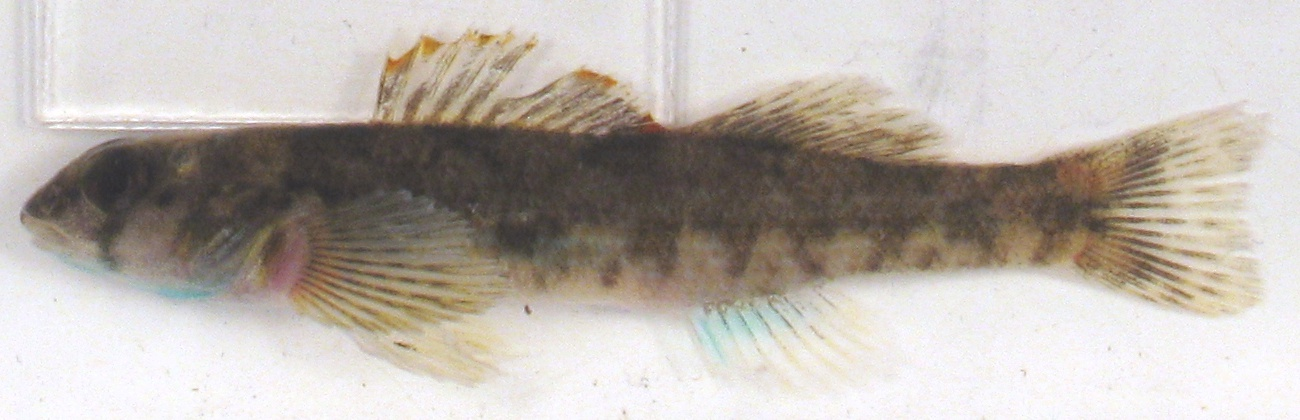
#> input picture pred/img/INS12 (19).jpg, 1300 x 420 px, given as the content of the folder annotate/Crope, which was not available
$ python core.py
#> lines starting #> are read from the running program, lines starting #| are printed output that depends on the picture; after the words box and inside, x2 and y2 are one past the last pixel; in counts of white or black regions, pixels touching at a corner belong together; pictures that were not available may be replaced by others from this repository, and a replacement may not be noted
### PWSegmentation.py
import os
import numpy as np
import cv2
from sklearn.ensemble import RandomForestClassifier

def get_spaced_colors(n):
    max_value = 16581375  # 255**3
    interval = int(max_value / n)
    colors = [hex(I)[2:].zfill(6) for I in range(0, max_value, interval)]

    return [(int(i[:2], 16), int(i[2:4], 16), int(i[4:], 16)) for i in colors]

def imread_binary(path):
    img = cv2.imread(path, 0)
    ret, bin = cv2.threshold(img, 100, 255, cv2.THRESH_BINARY)
    return(bin)

class PWSegmentation():

    def __init__(self, img_rep, bin_rep_list, class_names, resize, model=None):
#> called with img_rep = 'annotate/Crope', resize = 0.25
        self.resize = resize
        self.img_names = np.asarray(os.listdir(img_rep))

        is_complete = np.repeat(True, self.img_names.shape[0])
        for bin_rep in bin_rep_list:
            bin_img_list = np.asarray(os.listdir(bin_rep))
            is_complete = is_complete & np.isin(self.img_names, bin_img_list)
#> pass 2 of the loop in __init__, `for bin_rep in bin_rep_list:`:
#> pass 3 of the loop in __init__, `for bin_rep in bin_rep_list:`:
#> the loop made 8 passes; the first 3 are shown

        self.img_names = self.img_names[is_complete]
        self.class_names = class_names
        self.img_rep = img_rep
        self.bin_rep_list = bin_rep_list
        self.data = None
        self.model = model

        print("Valid obs:")
        print(self.img_names)
        print("Class names")
        print(class_names)

    def concat_data(self):
        img_list = [cv2.resize(cv2.imread(self.img_rep + "/" + img_name), (0, 0), fx=self.resize, fy=self.resize)
                    for img_name in self.img_names]
#> img_list = 1 item

        tab = []

        for i in range(len(self.img_names)):
            mask_list = [((cv2.resize(imread_binary(bin_rep + "/" + self.img_names[i]), (img_list[i].shape[1], img_list[i].shape[0]), cv2.INTER_NEAREST))).reshape(-1)
                         for bin_rep in self.bin_rep_list]
#> in imread_binary, `img = cv2.imread(path, 0)`:
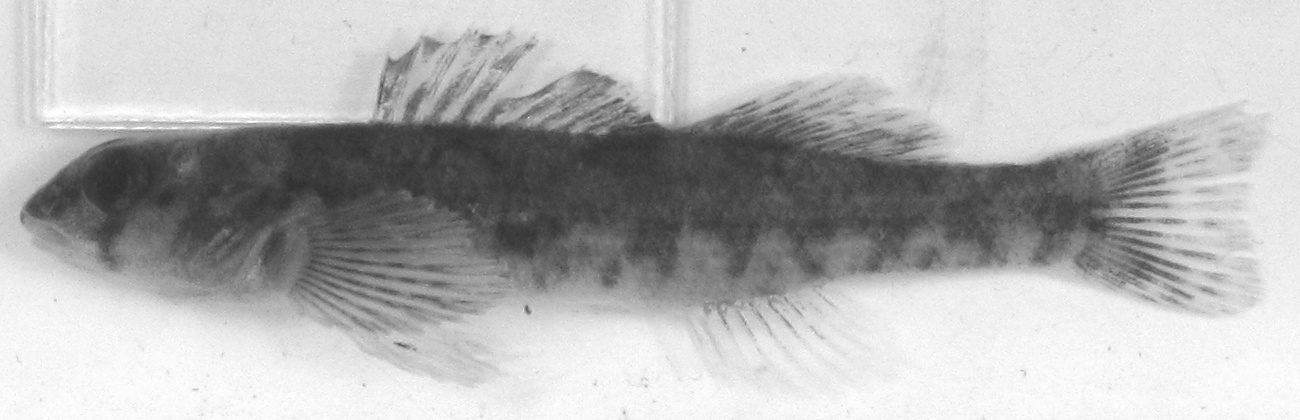
#> img: shape (420, 1300); min 45, max 255, mean 181.6
#> in imread_binary, `ret, bin = cv2.threshold(img, 100, 255, cv2.THRESH_BINARY)`:
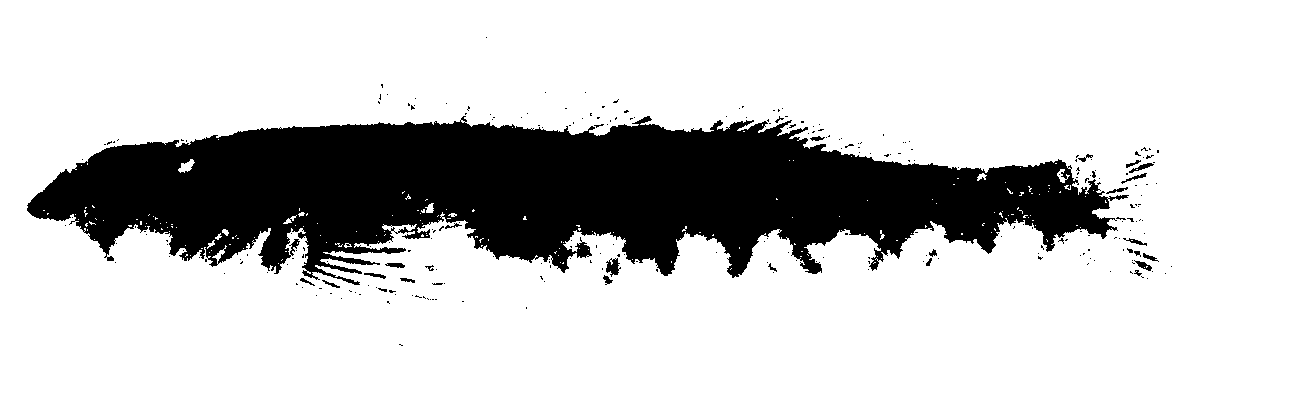
#> bin: shape (420, 1300); 79.8% white; 271 black regions (245 under 20 px), largest, box (x1, y1, x2, y2) and area: (27, 116, 1129, 285) 108083, (606, 258, 621, 277) 164, (1129, 163, 1154, 173) 86
#> mask_list = 8 items

            annotate = np.repeat(self.class_names[0], len(mask_list[0]))
            for j in range(len(mask_list)):
                annotate[mask_list[j] > 100] = self.class_names[j]
#> this loop made 8 passes

            img_list[i] = cv2.cvtColor(img_list[i], cv2.COLOR_BGR2HSV)
            hue = img_list[i][:, :, 0].reshape(-1)
            saturation = img_list[i][:, :, 1].reshape(-1)
            value = img_list[i][:, :, 2].reshape(-1)
            posx = (np.array([np.arange(img_list[i].shape[0]), ] * img_list[i].shape[1]).transpose() - img_list[i].shape[0] / 2).reshape(-1)
            posy = (np.array([np.arange(img_list[i].shape[1]), ] * img_list[i].shape[0]) - img_list[i].shape[1] / 2).reshape(-1)

            tab.append(np.vstack([annotate, hue, saturation, value, posx, posy]).transpose())

        self.data = np.vstack(tab)

    def train(self, ntrees=20, max_depth=10):
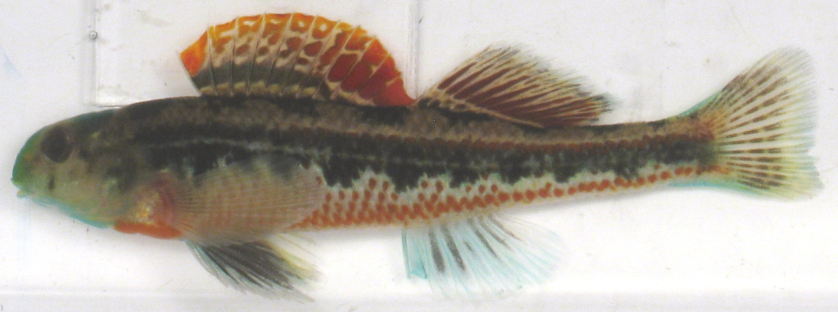
#> input picture pred/img/BAR12 (6).jpg, 1676 x 624 px (shown at 1/2 size)
        if self.data is None:
            self.concat_data()
        X = self.data[:, np.arange(6) != 0]
        y = self.data[:, 0]
        self.model = RandomForestClassifier(n_estimators=ntrees, max_depth=max_depth, random_state=0, oob_score=True)
        self.model.fit(X, y)
        print("OOB Score:/n")
        print(self.model.oob_score_ )

    def predict(self, img, display=True):
#> called with display = True
        if self.train is None:
            self.train()

        img_hsv = cv2.cvtColor(cv2.resize(img, (0, 0), fx=self.resize, fy=self.resize), cv2.COLOR_BGR2HSV)
#> img_hsv: shape (156, 419, 3); mean H, S, V 46.7, 34.6, 181.9
#> img is the input picture: shape (624, 1676, 3); mean B, G, R 163.8, 173.7, 180.3
        hue = img_hsv[:, :, 0].reshape(-1)
        saturation = img_hsv[:, :, 1].reshape(-1)
        value = img_hsv[:, :, 2].reshape(-1)
        posx = (np.array([np.arange(img_hsv.shape[0]), ] * img_hsv.shape[1]).transpose() - img_hsv.shape[0] / 2).reshape(-1)
        posy = (np.array([np.arange(img_hsv.shape[1]), ] * img_hsv.shape[0]) - img_hsv.shape[1] / 2).reshape(-1)

        X = np.vstack([ hue, saturation, value, posx, posy]).transpose()
        y = self.model.predict(X)

        bin_img_predict = [cv2.cvtColor(((y == name).astype('uint8') * 255).reshape(img_hsv.shape[0:2]), cv2.COLOR_GRAY2BGR) for name in self.class_names]
#> bin_img_predict = 8 items
        bin_img_resize = [cv2.resize(bin, (img.shape[1], img.shape[0]), cv2.INTER_NEAREST) for bin in bin_img_predict]
#> bin_img_resize = 8 items

        result = np.zeros(bin_img_predict[0].shape).astype('uint8')
        colors = get_spaced_colors(len(self.class_names)+1)

        for i in range(len(self.class_names)):
            result[np.where((bin_img_predict[i] == [255, 255, 255]).all(axis=2))] = list(colors[i+1])

        result = cv2.cvtColor(result, cv2.COLOR_RGB2BGR)
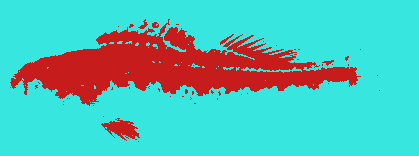
#> result: shape (156, 419, 3); mean R, G, B 86.3, 187.2, 182.5
        result = cv2.resize(result, (img.shape[1], img.shape[0]), cv2.INTER_NEAREST)
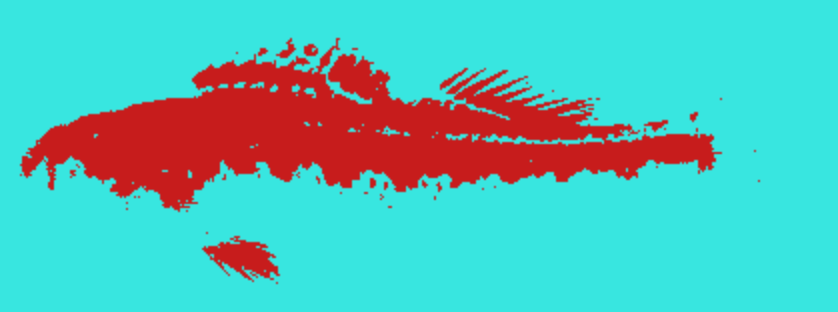
#> result: shape (624, 1676, 3) (shown at 1/2 size); mean R, G, B 86.3, 187.2, 182.5

        if display:
            cv2.namedWindow("test", cv2.WINDOW_AUTOSIZE)
            cv2.imshow("test", result)
            cv2.waitKey(0)

        return(bin_img_resize, result)

### core.py
from PWSegmentation import PWSegmentation
import cv2
import os

seg = PWSegmentation("annotate/Crope",
             ["annotate/class_dors_2",
              "annotate/class_anna",
              "annotate/class_back",
              "annotate/class_body",
              "annotate/class_dors_1",
              "annotate/class_caud",
              "annotate/class_pect",
              "annotate/class_pelvi"],
             ["dors_2",
              "anna",
              "back",
              "body",
              "dors_1",
              "caud",
              "pect",
              "pelvi"],
             1/4
             )


seg.concat_data()
seg.train(ntrees=40)
bin_img_predict = seg.predict(cv2.imread("pred/img/BAR12 (6).jpg"))

img_name = os.listdir("pred/img/")

for i in range(len(img_name)):
    print("pred/img/" + img_name[i])
    mask_list, summary = seg.predict(cv2.imread("pred/img/" + img_name[i]), display=False)
#> mask_list = 8 items
    cv2.imwrite("pred/class_dors_2/" + img_name[i] + ".jpg", mask_list[0])
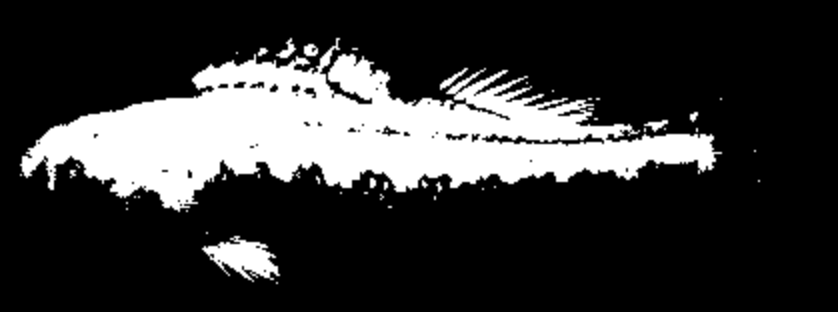
#> saved as BAR12 (6).jpg.jpg: shape (624, 1676, 3) (shown at 1/2 size); min 0, max 255, mean 54
    cv2.imwrite("pred/class_anna/" + img_name[i] + ".jpg", mask_list[1])
    cv2.imwrite("pred/class_back/" + img_name[i] + ".jpg", mask_list[2])
    cv2.imwrite("pred/class_body/" + img_name[i] + ".jpg", mask_list[3])
    cv2.imwrite("pred/class_dors_1/" + img_name[i] + ".jpg", mask_list[4])
    cv2.imwrite("pred/class_caud/" + img_name[i] + ".jpg", mask_list[5])
    cv2.imwrite("pred/class_pect/" + img_name[i] + ".jpg", mask_list[6])
    cv2.imwrite("pred/class_pelvi/" + img_name[i] + ".jpg", mask_list[7])
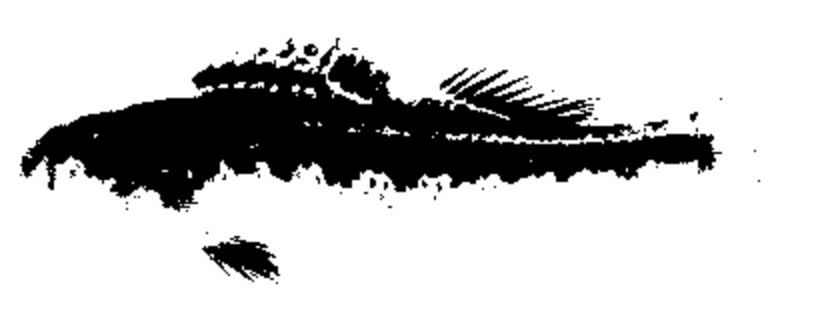
#> saved as BAR12 (6).jpg.jpg: shape (624, 1676, 3) (shown at 1/2 size); min 0, max 255, mean 200.9
    cv2.imwrite("pred/summary/" + img_name[i] + ".jpg", summary)
#> pass 2 of the loop `for i in range(len(img_name)):`:
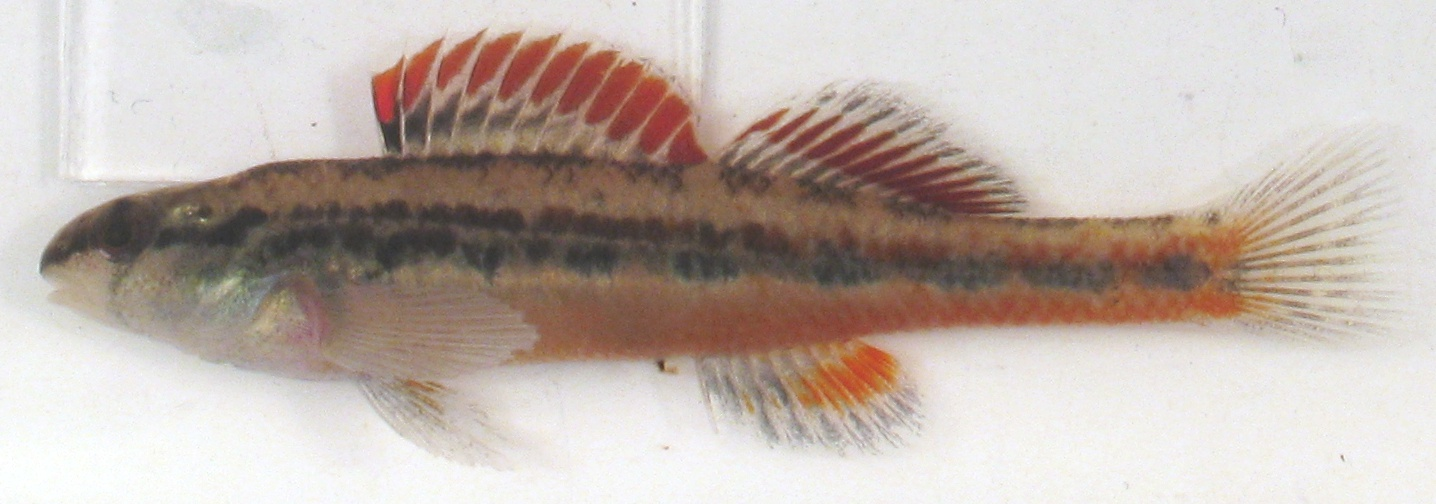
#> input picture pred/img/CRV12 (11).jpg, 1436 x 504 px
#> img_hsv: shape (126, 359, 3); mean H, S, V 42.7, 36, 193.1
#> in predict, img is the input picture: shape (504, 1436, 3); mean B, G, R 172.8, 179.9, 192.5
#> in predict (call 3), `result = cv2.resize(result, (img.shape[1], img.shape[0]), cv2.INTER_NE..`:
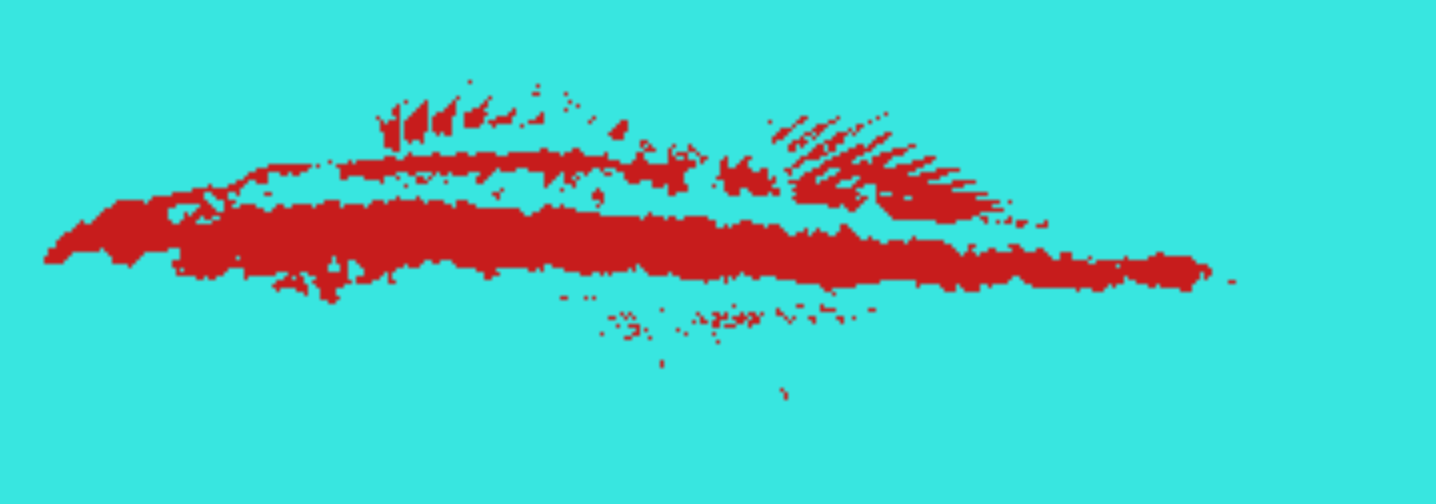
#> result: shape (504, 1436, 3); mean R, G, B 73.1, 205.8, 200.6
#> `cv2.imwrite("pred/class_pelvi/" + img_name[i] + ".jpg", mask_list[7])`:
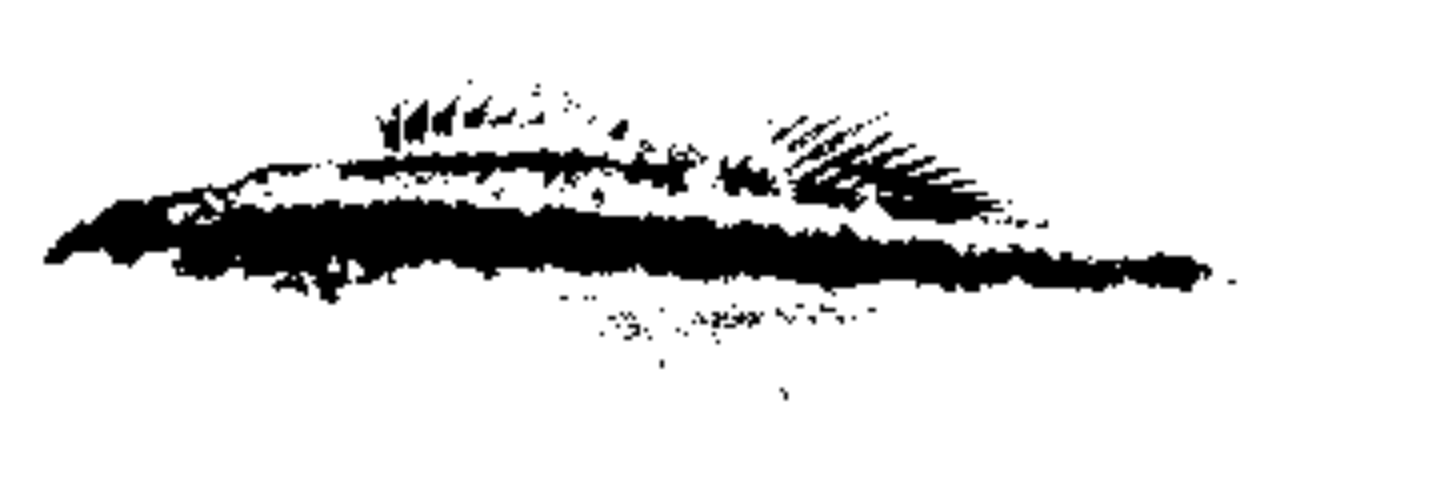
#> saved as CRV12 (11).jpg.jpg: shape (504, 1436, 3); min 0, max 255, mean 224.5
#> pass 3 of the loop `for i in range(len(img_name)):`:
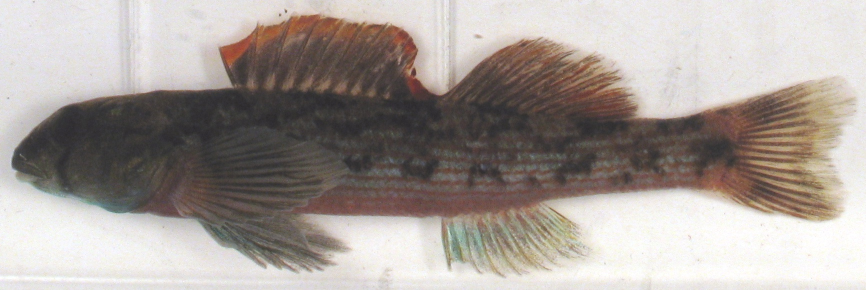
#> input picture pred/img/INS12 (10).jpg, 1732 x 580 px (shown at 1/2 size)
#> img_hsv: shape (145, 433, 3); mean H, S, V 44.8, 28.7, 166.9
#> in predict, img is the input picture: shape (580, 1732, 3); mean B, G, R 152.9, 158, 166.3
#> in predict (call 4), `result = cv2.resize(result, (img.shape[1], img.shape[0]), cv2.INTER_NE..`:
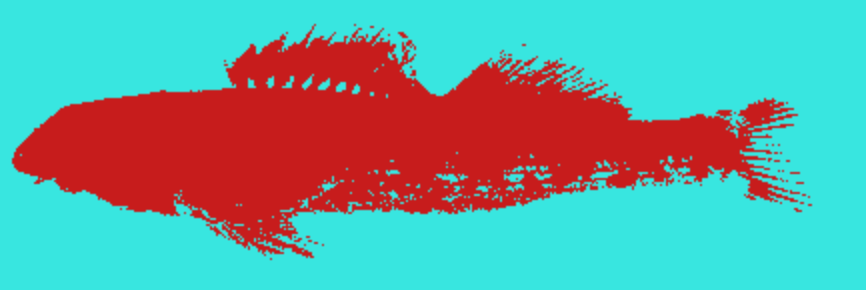
#> result: shape (580, 1732, 3) (shown at 1/2 size); mean R, G, B 105.3, 160.3, 156.4
#> `cv2.imwrite("pred/class_pelvi/" + img_name[i] + ".jpg", mask_list[7])`:
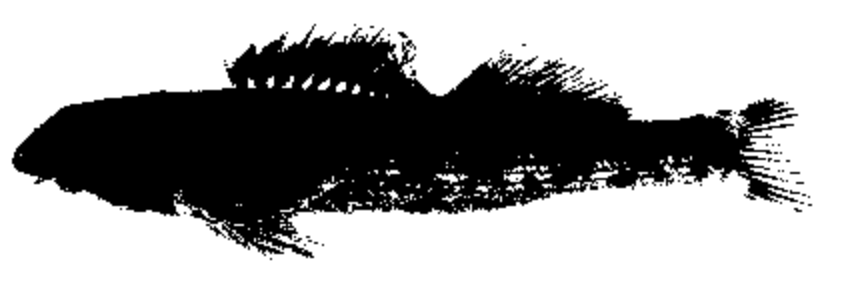
#> saved as INS12 (10).jpg.jpg: shape (580, 1732, 3) (shown at 1/2 size); min 0, max 255, mean 167
#> the loop made 5 passes; the first 3 are shown
